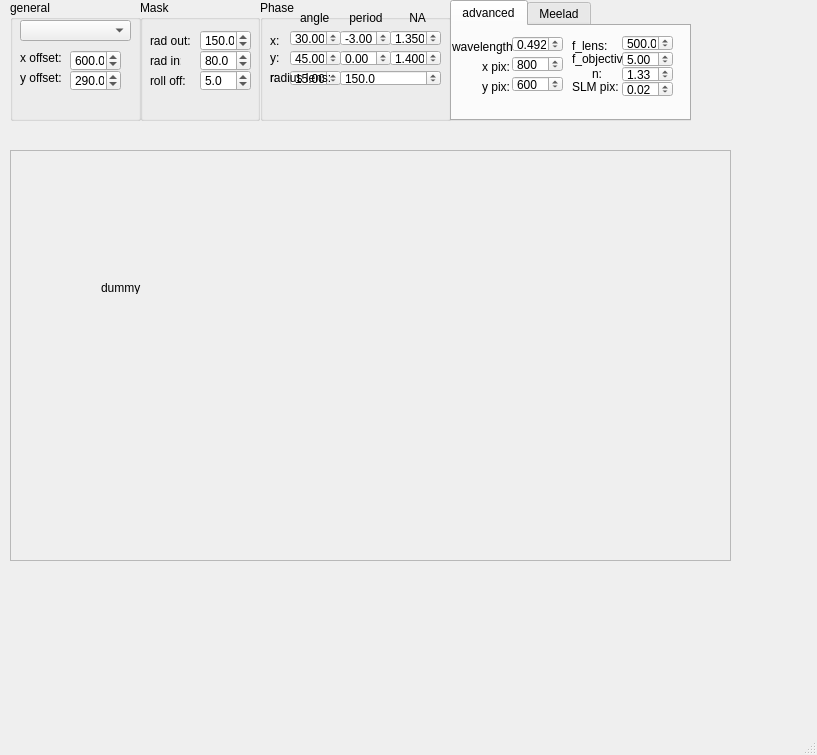
<?xml version="1.0" encoding="UTF-8"?>
<ui version="4.0">
 <class>MainWindow</class>
 <widget class="QMainWindow" name="MainWindow">
  <property name="geometry">
   <rect>
    <x>0</x>
    <y>0</y>
    <width>817</width>
    <height>755</height>
   </rect>
  </property>
  <property name="windowTitle">
   <string>MainWindow</string>
  </property>
  <widget class="QWidget" name="centralwidget">
   <widget class="QScrollArea" name="scrollArea">
    <property name="geometry">
     <rect>
      <x>10</x>
      <y>150</y>
      <width>721</width>
      <height>411</height>
     </rect>
    </property>
    <property name="widgetResizable">
     <bool>true</bool>
    </property>
    <widget class="QWidget" name="imDis">
     <property name="geometry">
      <rect>
       <x>0</x>
       <y>0</y>
       <width>719</width>
       <height>409</height>
      </rect>
     </property>
     <widget class="QLabel" name="la_im1">
      <property name="geometry">
       <rect>
        <x>90</x>
        <y>130</y>
        <width>47</width>
        <height>13</height>
       </rect>
      </property>
      <property name="text">
       <string>dummy</string>
      </property>
     </widget>
    </widget>
   </widget>
   <widget class="QGroupBox" name="general">
    <property name="geometry">
     <rect>
      <x>10</x>
      <y>0</y>
      <width>131</width>
      <height>121</height>
     </rect>
    </property>
    <property name="title">
     <string>general</string>
    </property>
    <widget class="QComboBox" name="cb_SLMmode">
     <property name="geometry">
      <rect>
       <x>10</x>
       <y>20</y>
       <width>111</width>
       <height>21</height>
      </rect>
     </property>
    </widget>
    <widget class="QLabel" name="la_xOff">
     <property name="geometry">
      <rect>
       <x>10</x>
       <y>50</y>
       <width>41</width>
       <height>16</height>
      </rect>
     </property>
     <property name="text">
      <string>x offset:</string>
     </property>
    </widget>
    <widget class="QDoubleSpinBox" name="dsb_xOff">
     <property name="geometry">
      <rect>
       <x>60</x>
       <y>50</y>
       <width>51</width>
       <height>21</height>
      </rect>
     </property>
     <property name="keyboardTracking">
      <bool>false</bool>
     </property>
     <property name="decimals">
      <number>1</number>
     </property>
     <property name="maximum">
      <double>5000.000000000000000</double>
     </property>
     <property name="singleStep">
      <double>1.000000000000000</double>
     </property>
     <property name="value">
      <double>600.000000000000000</double>
     </property>
    </widget>
    <widget class="QLabel" name="la_yOff">
     <property name="geometry">
      <rect>
       <x>10</x>
       <y>70</y>
       <width>41</width>
       <height>16</height>
      </rect>
     </property>
     <property name="text">
      <string>y offset:</string>
     </property>
    </widget>
    <widget class="QDoubleSpinBox" name="dsb_yOff">
     <property name="geometry">
      <rect>
       <x>60</x>
       <y>70</y>
       <width>51</width>
       <height>21</height>
      </rect>
     </property>
     <property name="keyboardTracking">
      <bool>false</bool>
     </property>
     <property name="decimals">
      <number>1</number>
     </property>
     <property name="maximum">
      <double>5000.000000000000000</double>
     </property>
     <property name="singleStep">
      <double>1.000000000000000</double>
     </property>
     <property name="value">
      <double>290.000000000000000</double>
     </property>
    </widget>
   </widget>
   <widget class="QGroupBox" name="phase">
    <property name="geometry">
     <rect>
      <x>260</x>
      <y>0</y>
      <width>191</width>
      <height>121</height>
     </rect>
    </property>
    <property name="title">
     <string>Phase</string>
    </property>
    <widget class="QLabel" name="la_r">
     <property name="geometry">
      <rect>
       <x>10</x>
       <y>70</y>
       <width>21</width>
       <height>16</height>
      </rect>
     </property>
     <property name="text">
      <string>r:</string>
     </property>
    </widget>
    <widget class="QLabel" name="la_x">
     <property name="geometry">
      <rect>
       <x>10</x>
       <y>30</y>
       <width>16</width>
       <height>21</height>
      </rect>
     </property>
     <property name="text">
      <string>x:</string>
     </property>
    </widget>
    <widget class="QDoubleSpinBox" name="dsb_yAngle">
     <property name="geometry">
      <rect>
       <x>30</x>
       <y>50</y>
       <width>51</width>
       <height>16</height>
      </rect>
     </property>
     <property name="keyboardTracking">
      <bool>false</bool>
     </property>
     <property name="decimals">
      <number>2</number>
     </property>
     <property name="minimum">
      <double>-90.000000000000000</double>
     </property>
     <property name="maximum">
      <double>90.000000000000000</double>
     </property>
     <property name="singleStep">
      <double>0.100000000000000</double>
     </property>
     <property name="value">
      <double>45.000000000000000</double>
     </property>
    </widget>
    <widget class="QDoubleSpinBox" name="dsb_xAngle">
     <property name="geometry">
      <rect>
       <x>30</x>
       <y>30</y>
       <width>51</width>
       <height>16</height>
      </rect>
     </property>
     <property name="keyboardTracking">
      <bool>false</bool>
     </property>
     <property name="decimals">
      <number>2</number>
     </property>
     <property name="minimum">
      <double>-90.000000000000000</double>
     </property>
     <property name="maximum">
      <double>90.000000000000000</double>
     </property>
     <property name="singleStep">
      <double>0.100000000000000</double>
     </property>
     <property name="value">
      <double>30.000000000000000</double>
     </property>
    </widget>
    <widget class="QLabel" name="la_y">
     <property name="geometry">
      <rect>
       <x>10</x>
       <y>50</y>
       <width>21</width>
       <height>16</height>
      </rect>
     </property>
     <property name="text">
      <string>y:</string>
     </property>
    </widget>
    <widget class="QDoubleSpinBox" name="dsb_rAngle">
     <property name="geometry">
      <rect>
       <x>30</x>
       <y>70</y>
       <width>51</width>
       <height>16</height>
      </rect>
     </property>
     <property name="keyboardTracking">
      <bool>false</bool>
     </property>
     <property name="decimals">
      <number>2</number>
     </property>
     <property name="minimum">
      <double>-90.000000000000000</double>
     </property>
     <property name="maximum">
      <double>90.000000000000000</double>
     </property>
     <property name="singleStep">
      <double>0.100000000000000</double>
     </property>
     <property name="value">
      <double>15.000000000000000</double>
     </property>
    </widget>
    <widget class="QDoubleSpinBox" name="dsb_xPeriod">
     <property name="geometry">
      <rect>
       <x>80</x>
       <y>30</y>
       <width>51</width>
       <height>16</height>
      </rect>
     </property>
     <property name="keyboardTracking">
      <bool>false</bool>
     </property>
     <property name="decimals">
      <number>2</number>
     </property>
     <property name="minimum">
      <double>-5000.000000000000000</double>
     </property>
     <property name="maximum">
      <double>5000.000000000000000</double>
     </property>
     <property name="singleStep">
      <double>0.100000000000000</double>
     </property>
     <property name="value">
      <double>-3.000000000000000</double>
     </property>
    </widget>
    <widget class="QDoubleSpinBox" name="dsb_xNA">
     <property name="geometry">
      <rect>
       <x>130</x>
       <y>30</y>
       <width>51</width>
       <height>16</height>
      </rect>
     </property>
     <property name="keyboardTracking">
      <bool>false</bool>
     </property>
     <property name="decimals">
      <number>3</number>
     </property>
     <property name="minimum">
      <double>-2.000000000000000</double>
     </property>
     <property name="maximum">
      <double>2.000000000000000</double>
     </property>
     <property name="singleStep">
      <double>0.100000000000000</double>
     </property>
     <property name="value">
      <double>1.350000000000000</double>
     </property>
    </widget>
    <widget class="QDoubleSpinBox" name="dsb_yNA">
     <property name="geometry">
      <rect>
       <x>130</x>
       <y>50</y>
       <width>51</width>
       <height>16</height>
      </rect>
     </property>
     <property name="keyboardTracking">
      <bool>false</bool>
     </property>
     <property name="decimals">
      <number>3</number>
     </property>
     <property name="minimum">
      <double>-2.000000000000000</double>
     </property>
     <property name="maximum">
      <double>2.000000000000000</double>
     </property>
     <property name="singleStep">
      <double>0.100000000000000</double>
     </property>
     <property name="value">
      <double>1.400000000000000</double>
     </property>
    </widget>
    <widget class="QDoubleSpinBox" name="dsb_yPeriod">
     <property name="geometry">
      <rect>
       <x>80</x>
       <y>50</y>
       <width>51</width>
       <height>16</height>
      </rect>
     </property>
     <property name="keyboardTracking">
      <bool>false</bool>
     </property>
     <property name="decimals">
      <number>2</number>
     </property>
     <property name="minimum">
      <double>-5000.000000000000000</double>
     </property>
     <property name="maximum">
      <double>5000.000000000000000</double>
     </property>
     <property name="singleStep">
      <double>0.100000000000000</double>
     </property>
     <property name="value">
      <double>0.000000000000000</double>
     </property>
    </widget>
    <widget class="QDoubleSpinBox" name="dsb_rNA">
     <property name="geometry">
      <rect>
       <x>130</x>
       <y>70</y>
       <width>51</width>
       <height>16</height>
      </rect>
     </property>
     <property name="keyboardTracking">
      <bool>false</bool>
     </property>
     <property name="decimals">
      <number>3</number>
     </property>
     <property name="minimum">
      <double>-2.000000000000000</double>
     </property>
     <property name="maximum">
      <double>2.000000000000000</double>
     </property>
     <property name="singleStep">
      <double>0.100000000000000</double>
     </property>
     <property name="value">
      <double>1.350000000000000</double>
     </property>
    </widget>
    <widget class="QDoubleSpinBox" name="dsb_rPeriod">
     <property name="geometry">
      <rect>
       <x>80</x>
       <y>70</y>
       <width>51</width>
       <height>16</height>
      </rect>
     </property>
     <property name="keyboardTracking">
      <bool>false</bool>
     </property>
     <property name="decimals">
      <number>2</number>
     </property>
     <property name="minimum">
      <double>-5000.000000000000000</double>
     </property>
     <property name="maximum">
      <double>5000.000000000000000</double>
     </property>
     <property name="singleStep">
      <double>0.100000000000000</double>
     </property>
     <property name="value">
      <double>8.000000000000000</double>
     </property>
    </widget>
    <widget class="QLabel" name="la_phaseLabels">
     <property name="geometry">
      <rect>
       <x>40</x>
       <y>10</y>
       <width>141</width>
       <height>16</height>
      </rect>
     </property>
     <property name="text">
      <string>angle      period        NA</string>
     </property>
    </widget>
    <widget class="QLabel" name="la_radGauss">
     <property name="geometry">
      <rect>
       <x>10</x>
       <y>70</y>
       <width>71</width>
       <height>16</height>
      </rect>
     </property>
     <property name="text">
      <string>radius lens:</string>
     </property>
    </widget>
    <widget class="QDoubleSpinBox" name="dsb_radGauss">
     <property name="geometry">
      <rect>
       <x>80</x>
       <y>70</y>
       <width>101</width>
       <height>16</height>
      </rect>
     </property>
     <property name="keyboardTracking">
      <bool>false</bool>
     </property>
     <property name="decimals">
      <number>1</number>
     </property>
     <property name="minimum">
      <double>-5000.000000000000000</double>
     </property>
     <property name="maximum">
      <double>5000.000000000000000</double>
     </property>
     <property name="singleStep">
      <double>0.100000000000000</double>
     </property>
     <property name="value">
      <double>150.000000000000000</double>
     </property>
    </widget>
   </widget>
   <widget class="QTabWidget" name="advanced">
    <property name="geometry">
     <rect>
      <x>450</x>
      <y>0</y>
      <width>241</width>
      <height>121</height>
     </rect>
    </property>
    <property name="currentIndex">
     <number>0</number>
    </property>
    <widget class="QWidget" name="Advanced">
     <attribute name="title">
      <string>advanced</string>
     </attribute>
     <widget class="QSpinBox" name="sb_yPix">
      <property name="geometry">
       <rect>
        <x>60</x>
        <y>50</y>
        <width>51</width>
        <height>16</height>
       </rect>
      </property>
      <property name="keyboardTracking">
       <bool>false</bool>
      </property>
      <property name="maximum">
       <number>50000</number>
      </property>
      <property name="value">
       <number>600</number>
      </property>
     </widget>
     <widget class="QLabel" name="la_lambda">
      <property name="geometry">
       <rect>
        <x>0</x>
        <y>10</y>
        <width>61</width>
        <height>21</height>
       </rect>
      </property>
      <property name="text">
       <string>wavelength:</string>
      </property>
     </widget>
     <widget class="QLabel" name="la_xPix">
      <property name="geometry">
       <rect>
        <x>30</x>
        <y>30</y>
        <width>31</width>
        <height>21</height>
       </rect>
      </property>
      <property name="text">
       <string>x pix:</string>
      </property>
     </widget>
     <widget class="QSpinBox" name="sb_xPix">
      <property name="geometry">
       <rect>
        <x>60</x>
        <y>30</y>
        <width>51</width>
        <height>16</height>
       </rect>
      </property>
      <property name="keyboardTracking">
       <bool>false</bool>
      </property>
      <property name="maximum">
       <number>50000</number>
      </property>
      <property name="value">
       <number>800</number>
      </property>
     </widget>
     <widget class="QDoubleSpinBox" name="sb_lambda">
      <property name="geometry">
       <rect>
        <x>60</x>
        <y>10</y>
        <width>51</width>
        <height>16</height>
       </rect>
      </property>
      <property name="keyboardTracking">
       <bool>false</bool>
      </property>
      <property name="decimals">
       <number>3</number>
      </property>
      <property name="value">
       <double>0.492000000000000</double>
      </property>
     </widget>
     <widget class="QLabel" name="la_yPix">
      <property name="geometry">
       <rect>
        <x>30</x>
        <y>50</y>
        <width>31</width>
        <height>21</height>
       </rect>
      </property>
      <property name="text">
       <string>y pix:</string>
      </property>
     </widget>
     <widget class="QLabel" name="la_fLens">
      <property name="geometry">
       <rect>
        <x>120</x>
        <y>10</y>
        <width>51</width>
        <height>20</height>
       </rect>
      </property>
      <property name="text">
       <string>f_lens:</string>
      </property>
     </widget>
     <widget class="QDoubleSpinBox" name="dsb_fLens">
      <property name="geometry">
       <rect>
        <x>170</x>
        <y>9</y>
        <width>51</width>
        <height>16</height>
       </rect>
      </property>
      <property name="keyboardTracking">
       <bool>true</bool>
      </property>
      <property name="maximum">
       <double>50000.000000000000000</double>
      </property>
      <property name="value">
       <double>500.000000000000000</double>
      </property>
     </widget>
     <widget class="QDoubleSpinBox" name="dsb_fObj">
      <property name="geometry">
       <rect>
        <x>170</x>
        <y>25</y>
        <width>51</width>
        <height>16</height>
       </rect>
      </property>
      <property name="keyboardTracking">
       <bool>true</bool>
      </property>
      <property name="value">
       <double>5.000000000000000</double>
      </property>
     </widget>
     <widget class="QLabel" name="la_fObj">
      <property name="geometry">
       <rect>
        <x>120</x>
        <y>25</y>
        <width>51</width>
        <height>16</height>
       </rect>
      </property>
      <property name="text">
       <string>f_objective:</string>
      </property>
     </widget>
     <widget class="QDoubleSpinBox" name="dsb_refractiveInd">
      <property name="geometry">
       <rect>
        <x>170</x>
        <y>40</y>
        <width>51</width>
        <height>16</height>
       </rect>
      </property>
      <property name="keyboardTracking">
       <bool>true</bool>
      </property>
      <property name="singleStep">
       <double>0.010000000000000</double>
      </property>
      <property name="value">
       <double>1.330000000000000</double>
      </property>
     </widget>
     <widget class="QLabel" name="la_refractiveInd">
      <property name="geometry">
       <rect>
        <x>140</x>
        <y>40</y>
        <width>31</width>
        <height>16</height>
       </rect>
      </property>
      <property name="text">
       <string>n:</string>
      </property>
     </widget>
     <widget class="QDoubleSpinBox" name="dsb_pixSizeSLM">
      <property name="geometry">
       <rect>
        <x>170</x>
        <y>55</y>
        <width>51</width>
        <height>16</height>
       </rect>
      </property>
      <property name="keyboardTracking">
       <bool>true</bool>
      </property>
      <property name="singleStep">
       <double>0.010000000000000</double>
      </property>
      <property name="value">
       <double>0.020000000000000</double>
      </property>
     </widget>
     <widget class="QLabel" name="la_pixSizeSLM">
      <property name="geometry">
       <rect>
        <x>120</x>
        <y>51</y>
        <width>51</width>
        <height>20</height>
       </rect>
      </property>
      <property name="text">
       <string>SLM pix:</string>
      </property>
     </widget>
    </widget>
    <widget class="QWidget" name="advMeelad">
     <attribute name="title">
      <string>Meelad</string>
     </attribute>
     <widget class="QDoubleSpinBox" name="dsb_meelad_dy">
      <property name="geometry">
       <rect>
        <x>70</x>
        <y>10</y>
        <width>51</width>
        <height>16</height>
       </rect>
      </property>
      <property name="keyboardTracking">
       <bool>false</bool>
      </property>
      <property name="decimals">
       <number>1</number>
      </property>
      <property name="minimum">
       <double>-300.000000000000000</double>
      </property>
      <property name="maximum">
       <double>300.000000000000000</double>
      </property>
      <property name="singleStep">
       <double>0.100000000000000</double>
      </property>
      <property name="value">
       <double>30.000000000000000</double>
      </property>
     </widget>
     <widget class="QDoubleSpinBox" name="dsb_meelad_dx">
      <property name="geometry">
       <rect>
        <x>70</x>
        <y>30</y>
        <width>51</width>
        <height>16</height>
       </rect>
      </property>
      <property name="keyboardTracking">
       <bool>false</bool>
      </property>
      <property name="decimals">
       <number>1</number>
      </property>
      <property name="minimum">
       <double>-400.000000000000000</double>
      </property>
      <property name="maximum">
       <double>400.000000000000000</double>
      </property>
      <property name="singleStep">
       <double>0.100000000000000</double>
      </property>
      <property name="value">
       <double>30.000000000000000</double>
      </property>
     </widget>
     <widget class="QLabel" name="la_meelad_dy">
      <property name="geometry">
       <rect>
        <x>10</x>
        <y>10</y>
        <width>31</width>
        <height>21</height>
       </rect>
      </property>
      <property name="text">
       <string>dy:</string>
      </property>
     </widget>
     <widget class="QLabel" name="la_meelad_dx">
      <property name="geometry">
       <rect>
        <x>10</x>
        <y>30</y>
        <width>31</width>
        <height>21</height>
       </rect>
      </property>
      <property name="text">
       <string>dx:</string>
      </property>
     </widget>
    </widget>
   </widget>
   <widget class="QGroupBox" name="mask">
    <property name="geometry">
     <rect>
      <x>140</x>
      <y>0</y>
      <width>120</width>
      <height>121</height>
     </rect>
    </property>
    <property name="title">
     <string>Mask</string>
    </property>
    <widget class="QDoubleSpinBox" name="dsb_rollOff">
     <property name="geometry">
      <rect>
       <x>60</x>
       <y>70</y>
       <width>51</width>
       <height>21</height>
      </rect>
     </property>
     <property name="keyboardTracking">
      <bool>false</bool>
     </property>
     <property name="decimals">
      <number>1</number>
     </property>
     <property name="maximum">
      <double>5000.000000000000000</double>
     </property>
     <property name="singleStep">
      <double>0.100000000000000</double>
     </property>
     <property name="value">
      <double>5.000000000000000</double>
     </property>
    </widget>
    <widget class="QLabel" name="la_radOut">
     <property name="geometry">
      <rect>
       <x>10</x>
       <y>30</y>
       <width>41</width>
       <height>21</height>
      </rect>
     </property>
     <property name="text">
      <string>rad out:</string>
     </property>
    </widget>
    <widget class="QLabel" name="la_rollOff">
     <property name="geometry">
      <rect>
       <x>10</x>
       <y>70</y>
       <width>41</width>
       <height>21</height>
      </rect>
     </property>
     <property name="text">
      <string>roll off:</string>
     </property>
    </widget>
    <widget class="QLabel" name="la_radIn">
     <property name="geometry">
      <rect>
       <x>10</x>
       <y>50</y>
       <width>31</width>
       <height>21</height>
      </rect>
     </property>
     <property name="text">
      <string>rad in:</string>
     </property>
    </widget>
    <widget class="QDoubleSpinBox" name="dsb_radIn">
     <property name="geometry">
      <rect>
       <x>60</x>
       <y>50</y>
       <width>51</width>
       <height>21</height>
      </rect>
     </property>
     <property name="keyboardTracking">
      <bool>false</bool>
     </property>
     <property name="decimals">
      <number>1</number>
     </property>
     <property name="maximum">
      <double>5000.000000000000000</double>
     </property>
     <property name="singleStep">
      <double>0.100000000000000</double>
     </property>
     <property name="value">
      <double>80.000000000000000</double>
     </property>
    </widget>
    <widget class="QDoubleSpinBox" name="dsb_radius">
     <property name="geometry">
      <rect>
       <x>60</x>
       <y>30</y>
       <width>51</width>
       <height>21</height>
      </rect>
     </property>
     <property name="keyboardTracking">
      <bool>false</bool>
     </property>
     <property name="decimals">
      <number>1</number>
     </property>
     <property name="maximum">
      <double>5000.000000000000000</double>
     </property>
     <property name="singleStep">
      <double>0.100000000000000</double>
     </property>
     <property name="value">
      <double>150.000000000000000</double>
     </property>
    </widget>
   </widget>
   <zorder>mask</zorder>
   <zorder>general</zorder>
   <zorder>phase</zorder>
   <zorder>advanced</zorder>
   <zorder>scrollArea</zorder>
  </widget>
  <widget class="QMenuBar" name="menubar">
   <property name="geometry">
    <rect>
     <x>0</x>
     <y>0</y>
     <width>817</width>
     <height>22</height>
    </rect>
   </property>
  </widget>
  <widget class="QStatusBar" name="statusbar"/>
 </widget>
 <resources/>
 <connections/>
</ui>
